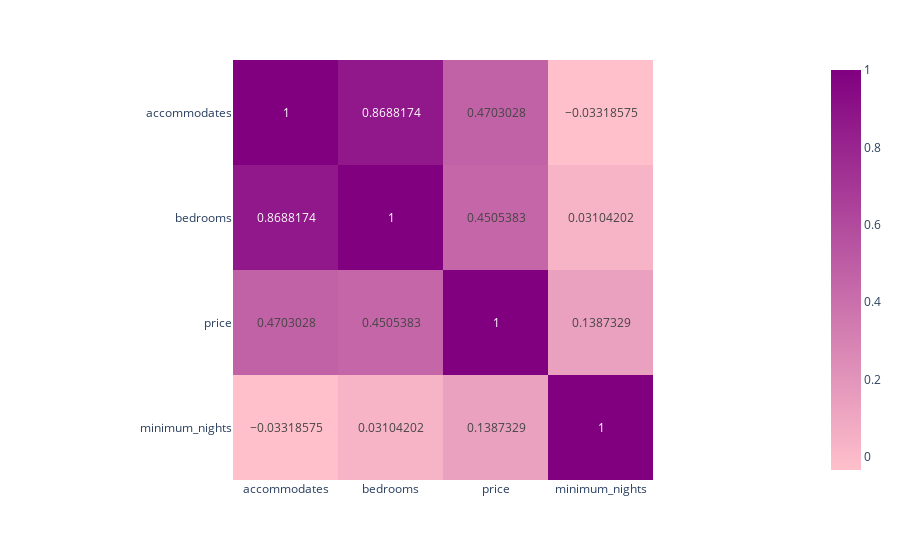

The cell this chart's notebook holds for it:
### Code cell
data = pricing_es[["room_type", "accommodates", "bedrooms", "price", "minimum_nights",
                        "state"]].corr()

fig_6 = px.imshow(data, text_auto=True, color_continuous_scale=["pink", "purple"])
fig_6

### Figure 1 — Plotly figure (JSON) as saved in the notebook; plotly's stock layout.template omitted (floating-point values rounded to 4 significant figures)
{"data": [{"coloraxis": "coloraxis", "hovertemplate": "x: %{x}<br>y: %{y}<br>color: %{z}<extra></extra>", "name": "0", "texttemplate": "%{z}", "type": "heatmap", "x": ["accommodates", "bedrooms", "price", "minimum_nights"], "xaxis": "x", "y": ["accommodates", "bedrooms", "price", "minimum_nights"], "yaxis": "y", "z": [[1, 0.8688, 0.4703, -0.03319], [0.8688, 1, 0.4505, 0.03104], [0.4703, 0.4505, 1, 0.1387], [-0.03319, 0.03104, 0.1387, 1]]}], "layout": {"coloraxis": {"colorscale": [[0, "pink"], [1, "purple"]]}, "margin": {"t": 60}, "xaxis": {"anchor": "y", "constrain": "domain", "domain": [0, 1], "scaleanchor": "y"}, "yaxis": {"anchor": "x", "autorange": "reversed", "constrain": "domain", "domain": [0, 1]}}}
